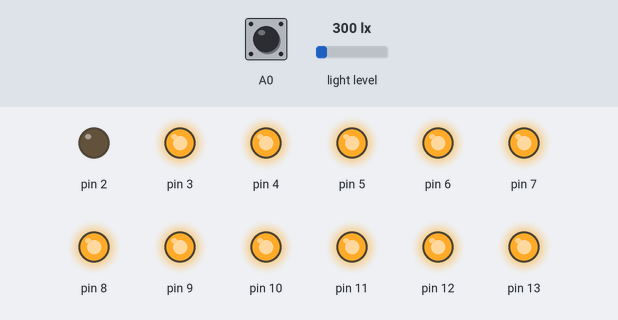
Simulated run of this sketch. Board: Arduino Uno, built with avr-gcc and run on an emulated ATmega328P. Shown: output pins drawn as LEDs (lit = HIGH). The inputs (shaded band) are chosen by the test bench; at power-on: light level 300 lx, A0 HIGH. EEPROM starts erased.

Above: at 1.2 s.
1.3 s: light level set to 282 lx
At 2.3 s:
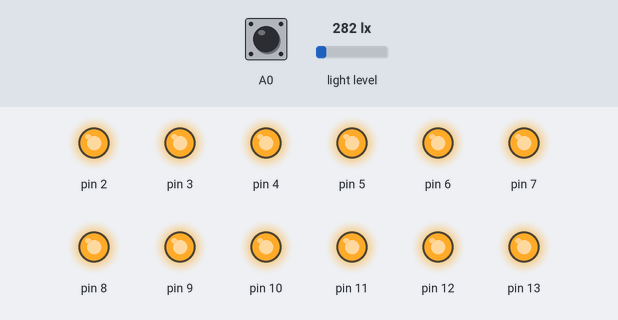
2.8 s: light level set to 1000 lx
At 3.6 s:
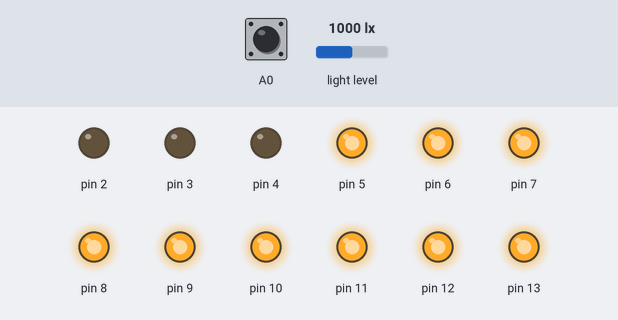
4.3 s: A0 pulled LOW for 0.15 s
At 5.4 s:
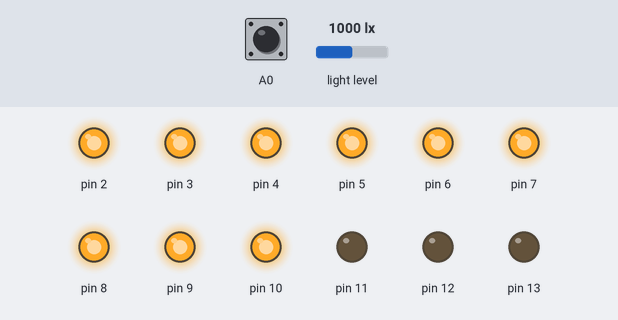
5.9 s: light level set to 934 lx
7.4 s: light level set to 883 lx
At 7.8 s:
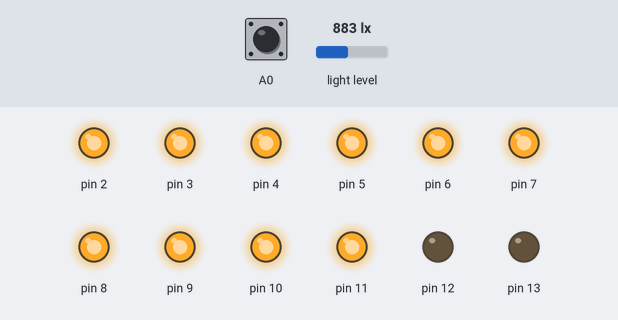
8.9 s: light level set to 617 lx
10.4 s: light level set to 583 lx
At 11.4 s:
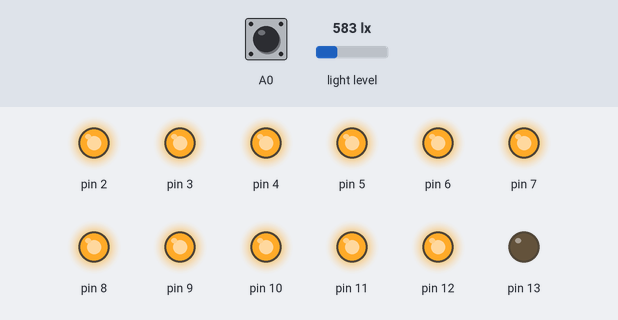
Timing chart, 0 to 12.9 s (numbered marks = the images above; inputs shaded):
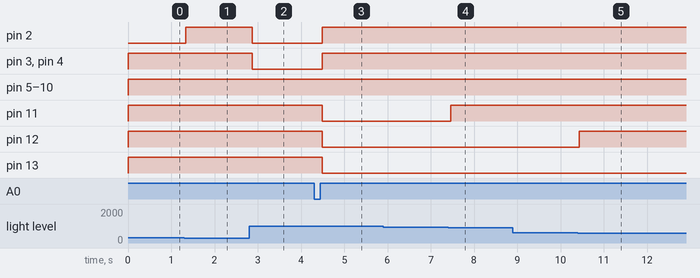

Measured:
- the behaviour switches between 300 and 299 lx on light level (found by bisection; images 0 and 1)
- the behaviour switches between 901 and 900 lx on light level (found by bisection; images 3 and 4)
- the behaviour switches between 600 and 599 lx on light level (found by bisection; images 4 and 5)
- after the input at 1.3 s, pin 2: LOW → HIGH at once
- after the input at 2.8 s, pin 2–4: HIGH → LOW after 0.07 s
- after the input at 4.3 s, pin 2–4: LOW → HIGH after 0.19 s; pin 11–13: HIGH → LOW after 0.19 s
- after the input at 5.9 s, every drawn part: stays the same
- after the input at 7.4 s, pin 11: LOW → HIGH after 0.06 s
- after the input at 8.9 s, every drawn part: stays the same
- after the input at 10.4 s, pin 12: LOW → HIGH at once

The sketch:

final.ino
```cpp
#include <EEPROM.h>
#include <stdlib.h>
#include <Wire.h>
#include <BH1750.h>

/*----- 전역변수 -----*/

#define LED_NUM 12

//데이터 공간
unsigned int time[LED_NUM] = {0, 1, 2, 3, 4, 5, 6, 7, 8, 9, 10, 11 };
unsigned int temp[LED_NUM];

//LED 우선순위 저장
int index[LED_NUM] = {0,};

//EEPROM 저장을 위한 공동체와 구조체
typedef struct For_divide_struct
{
  byte front;
  byte back;
} SBox;

typedef union For_divide_union
{
  unsigned int timedata;
  SBox box;
} BBox;

//BH1750 조도센서
BH1750 lightMeter;

/*----- 함수 -----*/

//qsort를 위한 함수
int ARR_compare(const void *a, const void *b)
{
  int num1 = *(int *)a;
  int num2 = *(int *)b;

  if (num1 < num2)
    return -1;

  if (num1 > num2)
    return 1;

  return 0;
}

//중복제거 함수
void ARR_remove()
{
  int same[LED_NUM] = {0,};

  for (int i = 0; i < LED_NUM; i++)
  {
    for (int j = 0; j < LED_NUM; j++)
    {
      if (index[i] == j) same[j] ++;
    }
  }

  for (int i = 0; i < LED_NUM; i++)
  {
    if (same[i] > 1)
    {
      int ty = 0;
      int* arr = (int*)malloc(sizeof(int) * same[i]);

      for (int j = 0; j < LED_NUM; j++)
      {
        if (time[i] == time[j])
        {
          arr[ty] = j;
          ty++;
        }
      }

      for (int j = 0; j < LED_NUM; j++)
      {
        if (index[j] == i)
        {
          ty--;
          index[j] = arr[ty];
        }
      }
      free(arr);
    }
  }
}


//EEPROM에서 시간데이터 로드
void EEP_load(void)
{
  for (int i = 0; i < LED_NUM; i++)
  {
    BBox store;

    store.box.front = EEPROM.read(i * 2);
    store.box.back = EEPROM.read((i * 2) + 1);
    time[i] = store.timedata;
  }
}

//EEPROM에 저장
void EEP_store(void)
{
  for (int i = 0; i < LED_NUM; i++)
  {
    BBox store;
    store.timedata = time[i];

    EEPROM.write((i * 2), store.box.front);
    EEPROM.write(((i * 2) + 1), store.box.back);
  }
}

//LED 출력
void LED_output(int step)
{
  for (int i = 0; i < step; i++)
  {
    digitalWrite(index[i] + 2, HIGH);
    time[index[i]] += 1;
  }

  for (int i = step; i < LED_NUM; i++)
  {
    digitalWrite(index[i] + 2, LOW);
  }
}

//인덱스 초기화
void LED_select(void)
{
  //배열 복사
  for (int i = 0; i < LED_NUM; i++)
  {
    temp[i] = time[i];
  }

  //오름차순 정렬
  qsort(temp, LED_NUM, sizeof(int), ARR_compare);

  //index 초기화
  for (int i = 0; i < LED_NUM; i++)
  {
    for (int j = 0; j < LED_NUM; j++)
    {
      if (time[i] == temp[j]) index[j] = i;
    }
  }

  //중복 제거
  ARR_remove();
}

void EEP_reset()
{
  int min, max;
  BBox store;

  store.box.front = EEPROM.read(0);
  store.box.back  = EEPROM.read(1);

  max = store.timedata;
  min = store.timedata;

  for (int i = 0; i < LED_NUM; i ++)
  {
    store.box.front = EEPROM.read(i * 2);
    store.box.back  = EEPROM.read((i * 2) + 1);

    if (store.timedata > max)
      max = store.timedata;
    if (store.timedata < min)
      min =  store.timedata;
  }

  if (max > 300 && (max - min) < (max / 5) )
  {
    EEP_delete();
    EEP_load();
  }
  else if (max == 60000)
  {
    EEP_delete();
    EEP_load();
  }
}

//EEPROM 초기화
void EEP_delete(void)
{
  for (int i = 0 ; i < LED_NUM ; i++) {
    EEPROM.write(i * 2, i);
  }
  for (int i = 1; i < (LED_NUM * 2); i += 2)
  {
    EEPROM.write(i, 0);
  }
}

/*----- setup() loop() 시작 -----*/

void setup() {

  for (int i = 0; i < LED_NUM; i++)
  {
    pinMode(i + 2, OUTPUT);
  }

  pinMode(A0, INPUT_PULLUP);

  if (EEPROM.read(0))
  {
    EEP_load();
  }

  //LED 선택
  LED_select();

  Serial.begin(9600);
  Wire.begin();
  lightMeter.begin(0x23);
}

void loop() {

  uint16_t cdsValue = lightMeter.readLightLevel();
  int sw = digitalRead(A0);

  //cds 값에 따른 LED 개수 설정
  if      (cdsValue >= 0 && cdsValue < 300)      LED_output(12);
  else if (cdsValue >= 300 && cdsValue < 600 )    LED_output(11);
  else if (cdsValue >= 600 && cdsValue < 900)   LED_output(10);
  else if (cdsValue >= 900 && cdsValue < 1200)   LED_output(9);
  else if (cdsValue >= 1200 && cdsValue < 1500)   LED_output(8);
  else if (cdsValue >= 1500 && cdsValue < 1800)   LED_output(7);
  else if (cdsValue >= 1800 && cdsValue < 2100)   LED_output(6);
  else if (cdsValue >= 2100 && cdsValue < 2400)   LED_output(5);
  else if (cdsValue >= 2400 && cdsValue < 2700)   LED_output(4);
  else if (cdsValue >= 2700 && cdsValue < 3000)   LED_output(3);
  else if (cdsValue >= 3000 && cdsValue < 3300)   LED_output(2);
  else LED_output(1);

  //변경된 time[] 배열 저장
  EEP_store();

  //EEPROM 초기화
  EEP_reset();

  if (sw == 0)
  {
    EEP_delete();
    EEP_load();
    LED_select();
  }

  delay(20);  //Lamp 동작 주기 설정
}
```
